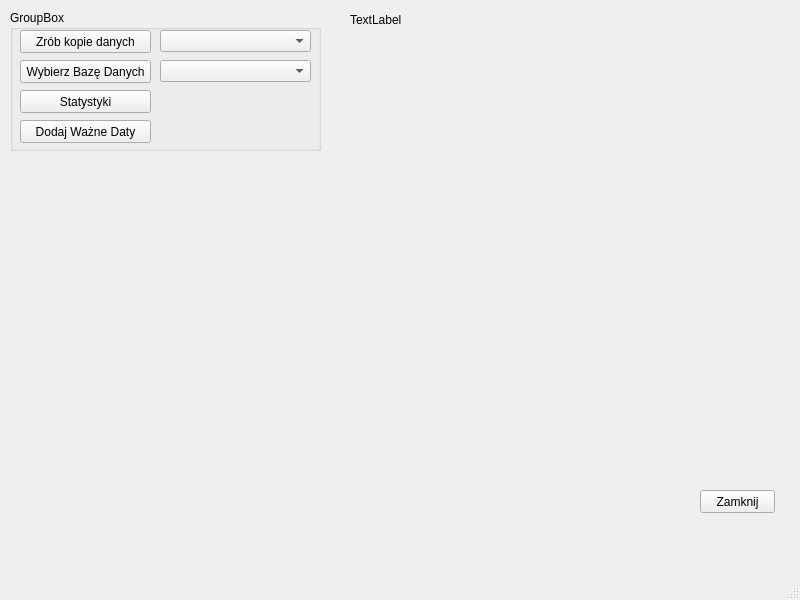
<?xml version="1.0" encoding="UTF-8"?>
<ui version="4.0">
 <class>Ustawienia</class>
 <widget class="QMainWindow" name="Ustawienia">
  <property name="geometry">
   <rect>
    <x>0</x>
    <y>0</y>
    <width>800</width>
    <height>600</height>
   </rect>
  </property>
  <property name="windowTitle">
   <string>MainWindow</string>
  </property>
  <widget class="QWidget" name="centralwidget">
   <widget class="QLabel" name="lblData">
    <property name="geometry">
     <rect>
      <x>350</x>
      <y>10</y>
      <width>191</width>
      <height>20</height>
     </rect>
    </property>
    <property name="text">
     <string>TextLabel</string>
    </property>
   </widget>
   <widget class="QPushButton" name="pushButton_2">
    <property name="geometry">
     <rect>
      <x>700</x>
      <y>490</y>
      <width>75</width>
      <height>23</height>
     </rect>
    </property>
    <property name="text">
     <string>Zamknij</string>
    </property>
   </widget>
   <widget class="QGroupBox" name="groupBox">
    <property name="geometry">
     <rect>
      <x>10</x>
      <y>10</y>
      <width>311</width>
      <height>141</height>
     </rect>
    </property>
    <property name="title">
     <string>GroupBox</string>
    </property>
    <widget class="QPushButton" name="pushButton_4">
     <property name="geometry">
      <rect>
       <x>10</x>
       <y>80</y>
       <width>131</width>
       <height>23</height>
      </rect>
     </property>
     <property name="text">
      <string>Statystyki</string>
     </property>
    </widget>
    <widget class="QPushButton" name="pushButton_3">
     <property name="geometry">
      <rect>
       <x>10</x>
       <y>50</y>
       <width>131</width>
       <height>23</height>
      </rect>
     </property>
     <property name="text">
      <string>Wybierz Bazę Danych</string>
     </property>
    </widget>
    <widget class="QPushButton" name="pushButton">
     <property name="geometry">
      <rect>
       <x>10</x>
       <y>20</y>
       <width>131</width>
       <height>23</height>
      </rect>
     </property>
     <property name="text">
      <string>Zrób kopie danych</string>
     </property>
    </widget>
    <widget class="QComboBox" name="comboBox">
     <property name="geometry">
      <rect>
       <x>150</x>
       <y>20</y>
       <width>151</width>
       <height>22</height>
      </rect>
     </property>
    </widget>
    <widget class="QComboBox" name="comboBox_2">
     <property name="geometry">
      <rect>
       <x>150</x>
       <y>50</y>
       <width>151</width>
       <height>22</height>
      </rect>
     </property>
    </widget>
    <widget class="QPushButton" name="pushButton_5">
     <property name="geometry">
      <rect>
       <x>10</x>
       <y>110</y>
       <width>131</width>
       <height>23</height>
      </rect>
     </property>
     <property name="text">
      <string>Dodaj Ważne Daty</string>
     </property>
    </widget>
   </widget>
  </widget>
  <widget class="QMenuBar" name="menubar">
   <property name="geometry">
    <rect>
     <x>0</x>
     <y>0</y>
     <width>800</width>
     <height>21</height>
    </rect>
   </property>
  </widget>
  <widget class="QStatusBar" name="statusbar"/>
 </widget>
 <resources/>
 <connections/>
</ui>
